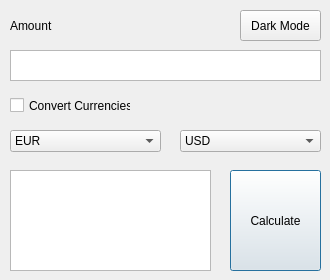
<?xml version="1.0" encoding="UTF-8"?>
<ui version="4.0">
 <class>Dialog</class>
 <widget class="QDialog" name="Dialog">
  <property name="geometry">
   <rect>
    <x>0</x>
    <y>0</y>
    <width>330</width>
    <height>280</height>
   </rect>
  </property>
  <property name="windowTitle">
   <string>Dialog</string>
  </property>
  <widget class="QPushButton" name="pushButton">
   <property name="geometry">
    <rect>
     <x>230</x>
     <y>170</y>
     <width>91</width>
     <height>101</height>
    </rect>
   </property>
   <property name="text">
    <string>Calculate</string>
   </property>
  </widget>
  <widget class="QLabel" name="label">
   <property name="geometry">
    <rect>
     <x>10</x>
     <y>10</y>
     <width>91</width>
     <height>31</height>
    </rect>
   </property>
   <property name="text">
    <string>Amount</string>
   </property>
  </widget>
  <widget class="QTextEdit" name="textEdit_4">
   <property name="geometry">
    <rect>
     <x>10</x>
     <y>50</y>
     <width>311</width>
     <height>31</height>
    </rect>
   </property>
   <property name="html">
    <string>&lt;!DOCTYPE HTML PUBLIC &quot;-//W3C//DTD HTML 4.0//EN&quot; &quot;http://www.w3.org/TR/REC-html40/strict.dtd&quot;&gt;
&lt;html&gt;&lt;head&gt;&lt;meta name=&quot;qrichtext&quot; content=&quot;1&quot; /&gt;&lt;style type=&quot;text/css&quot;&gt;
p, li { white-space: pre-wrap; }
&lt;/style&gt;&lt;/head&gt;&lt;body style=&quot; font-family:'MS Shell Dlg 2'; font-size:8.25pt; font-weight:400; font-style:normal;&quot;&gt;
&lt;p style=&quot;-qt-paragraph-type:empty; margin-top:0px; margin-bottom:0px; margin-left:0px; margin-right:0px; -qt-block-indent:0; text-indent:0px;&quot;&gt;&lt;br /&gt;&lt;/p&gt;&lt;/body&gt;&lt;/html&gt;</string>
   </property>
  </widget>
  <widget class="QTextBrowser" name="textBrowser">
   <property name="geometry">
    <rect>
     <x>10</x>
     <y>170</y>
     <width>201</width>
     <height>101</height>
    </rect>
   </property>
  </widget>
  <widget class="QPushButton" name="pushButton_2">
   <property name="geometry">
    <rect>
     <x>240</x>
     <y>10</y>
     <width>81</width>
     <height>31</height>
    </rect>
   </property>
   <property name="text">
    <string>Dark Mode</string>
   </property>
  </widget>
  <widget class="QCheckBox" name="checkBox">
   <property name="geometry">
    <rect>
     <x>10</x>
     <y>90</y>
     <width>121</width>
     <height>31</height>
    </rect>
   </property>
   <property name="text">
    <string>Convert Currencies</string>
   </property>
  </widget>
  <widget class="QComboBox" name="comboBox">
   <property name="geometry">
    <rect>
     <x>10</x>
     <y>130</y>
     <width>151</width>
     <height>22</height>
    </rect>
   </property>
   <item>
    <property name="text">
     <string>EUR</string>
    </property>
   </item>
   <item>
    <property name="text">
     <string>USD</string>
    </property>
   </item>
  </widget>
  <widget class="QComboBox" name="comboBox_2">
   <property name="geometry">
    <rect>
     <x>180</x>
     <y>130</y>
     <width>141</width>
     <height>22</height>
    </rect>
   </property>
   <item>
    <property name="text">
     <string>USD</string>
    </property>
   </item>
   <item>
    <property name="text">
     <string>EUR</string>
    </property>
   </item>
  </widget>
 </widget>
 <resources/>
 <connections/>
</ui>
